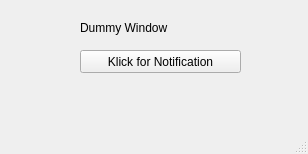
<?xml version="1.0" encoding="UTF-8"?>
<ui version="4.0">
 <class>MainWindow</class>
 <widget class="QMainWindow" name="MainWindow">
  <property name="geometry">
   <rect>
    <x>0</x>
    <y>0</y>
    <width>308</width>
    <height>154</height>
   </rect>
  </property>
  <property name="windowTitle">
   <string>MainWindow</string>
  </property>
  <widget class="QWidget" name="centralwidget">
   <widget class="QLabel" name="label">
    <property name="geometry">
     <rect>
      <x>80</x>
      <y>20</y>
      <width>241</width>
      <height>16</height>
     </rect>
    </property>
    <property name="text">
     <string>Dummy Window</string>
    </property>
   </widget>
   <widget class="QPushButton" name="btn1">
    <property name="geometry">
     <rect>
      <x>80</x>
      <y>50</y>
      <width>161</width>
      <height>23</height>
     </rect>
    </property>
    <property name="text">
     <string>Klick for Notification</string>
    </property>
   </widget>
  </widget>
  <widget class="QMenuBar" name="menubar">
   <property name="geometry">
    <rect>
     <x>0</x>
     <y>0</y>
     <width>308</width>
     <height>30</height>
    </rect>
   </property>
  </widget>
  <widget class="QStatusBar" name="statusbar"/>
 </widget>
 <resources/>
 <connections/>
</ui>
